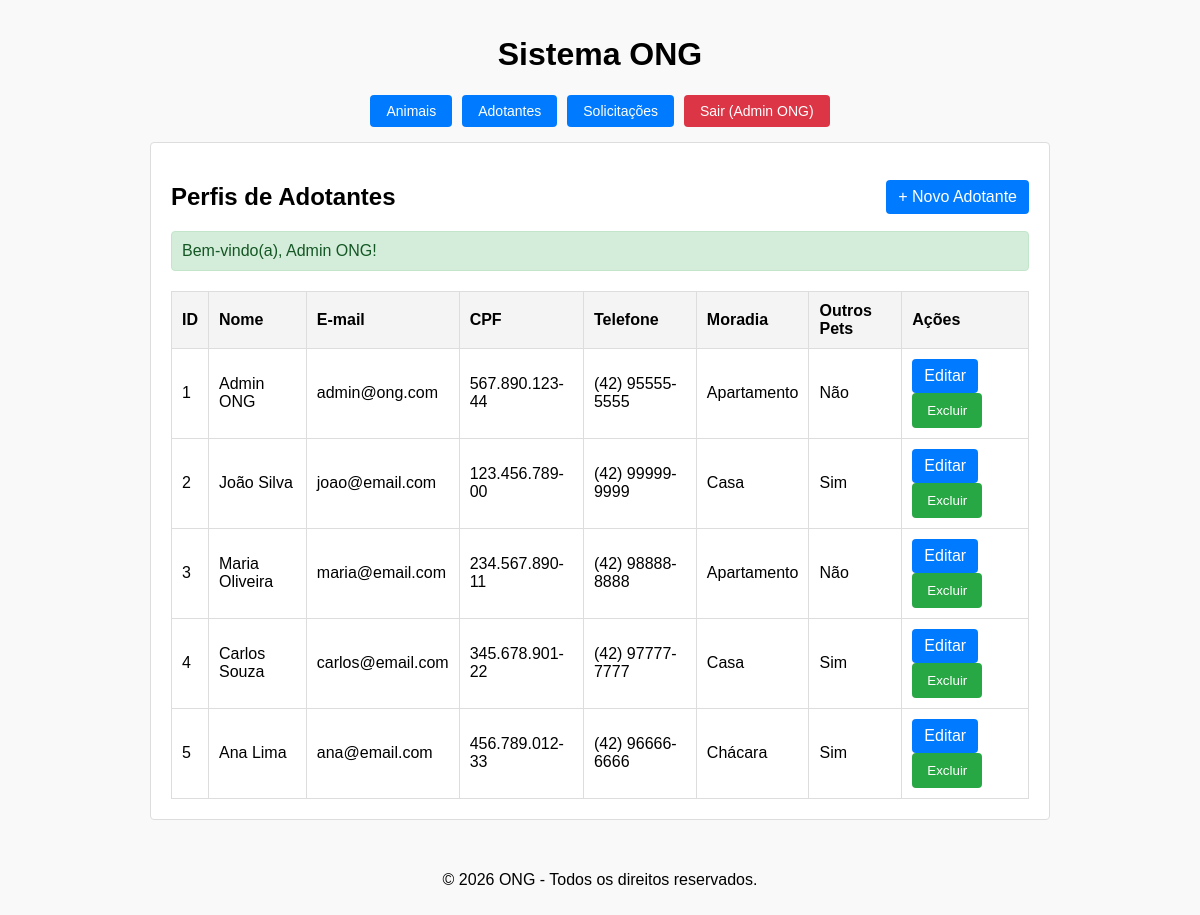
The page /adotantes (signed in) on the database its author committed.
### tables this page shows
CREATE TABLE adotantes_perfis (
    id INT AUTO_INCREMENT PRIMARY KEY,
    usuario_id INT NOT NULL,
    cpf VARCHAR(14) NOT NULL UNIQUE,
    telefone VARCHAR(20) NOT NULL,
    tipo_moradia ENUM('Casa', 'Apartamento', 'Chácara') NOT NULL,
    tem_outros_pets TINYINT(1) DEFAULT 0,
    FOREIGN KEY (usuario_id) REFERENCES usuarios(id) ON DELETE CASCADE
);

CREATE TABLE usuarios (
    id INT AUTO_INCREMENT PRIMARY KEY,
    nome VARCHAR(100) NOT NULL,
    email VARCHAR(100) NOT NULL UNIQUE,
    senha VARCHAR(255) NOT NULL,
    tipo ENUM('admin', 'adotante') NOT NULL DEFAULT 'adotante'
);

### app/Controllers/AdotanteController.php (called while the page is built, shortened)
<?php
class AdotanteController
{
    private Adotante $adotanteModel;
    public function __construct()
    {
        $this->adotanteModel = new Adotante();
    }
    public function index(): void
    {
        $adotantes = $this->adotanteModel->findAll();
        require_once __DIR__ . '/../Views/adotantes/index.php';
    }
}

### app/Models/Model.php (called while the page is built, shortened)
<?php
abstract class Model
{
    public function __construct()
    {
        $database = new Database();
        $this->db = $database->getConnection();
    }
}

### config/Database.php (called while the page is built, shortened)
<?php
class database
{
    private string $host = 'db';
    private string $database = 'ong_adocao';
    private string $user = 'root';
    private string $password = 'root';
    public function getConnection(): PDO
    {
        $dsn = "mysql:host={$this->host}; dbname={$this->database}; charset=utf8mb4";
        return new PDO($dsn, $this->user, $this->password, [
            PDO::ATTR_ERRMODE => PDO::ERRMODE_EXCEPTION,
            PDO::ATTR_DEFAULT_FETCH_MODE => PDO::FETCH_ASSOC
        ]);
    }
}

### app/Models/Adotante.php (called while the page is built, shortened)
<?php
class Adotante extends Model
{
    public function findAll(): array
    {
        $query = $this->db->query(
            "SELECT ap.*, u.nome AS usuario_nome, u.email AS usuario_email
             FROM adotantes_perfis ap
             JOIN usuarios u ON ap.usuario_id = u.id
             ORDER BY ap.id ASC"
        );
        return $query->fetchAll();
    }
}

### app/Views/adotantes/index.php (the view, shortened to what this page needs)
<?php require_once __DIR__ . '/../layouts/header.php'; ?>
<div style="display: flex; justify-content: space-between; align-items: center;">
    <h2>Perfis de Adotantes</h2>
    <a href="/adotantes/criar" class="btn">
        + Novo Adotante
    </a>
</div>
<?php require_once __DIR__ . '/../includes/feedback.php'; ?>
<table>
    <thead>
        <tr>
            <th>ID</th>
            <th>Nome</th>
            <th>E-mail</th>
            <th>CPF</th>
            <th>Telefone</th>
            <th>Moradia</th>
            <th>Outros Pets</th>
            <th>Ações</th>
        </tr>
    </thead>
    <tbody>
        <?php if (!empty($adotantes)): ?>
            <?php foreach ($adotantes as $adotante): ?>
                <tr>
                    <td><?= htmlspecialchars($adotante['id']) ?></td>
                    <td>
                        <?= htmlspecialchars($adotante['usuario_nome']) ?>
                    </td>
                    <td>
                        <?= htmlspecialchars($adotante['usuario_email']) ?>
                    </td>
                    <td>
                        <?= htmlspecialchars($adotante['cpf']) ?>
                    </td>
                    <td>
                        <?= htmlspecialchars($adotante['telefone']) ?>
                    </td>
                    <td>
                        <?= htmlspecialchars($adotante['tipo_moradia']) ?>
                    </td>
                    <td>
                        <?= !empty($adotante['tem_outros_pets']) ? 'Sim' : 'Não' ?>
                    </td>
                    <td>
                        <a
                            href="/adotantes/editar?id=<?= $adotante['id'] ?>"
                            class="btn"
                        >
                            Editar
                        </a>
                        <form
                            action="/adotantes/apagar"
                            method="POST"
                            style="display: inline;"
                            onsubmit="return confirm('Tem certeza que deseja excluir este adotante?');"
                        >
                            <button type="submit">
                                Excluir
                            </button>
                        </form>
                    </td>
                </tr>
            <?php endforeach; ?>
        <?php endif; ?>
    </tbody>
</table>
<?php require_once __DIR__ . '/../layouts/footer.php'; ?>

### public/css/style.css (style rules this page uses)
body { font-family: Arial, sans-serif; margin: 0; padding: 0; display: flex; flex-direction: column; align-items: center; min-height: 100vh; background-color: #f9f9f9; }
button { padding: 10px 15px; background-color: #28a745; color: white; border: none; border-radius: 4px; cursor: pointer; }
table { width: 100%; border-collapse: collapse; margin-top: 20px; }
th, td { border: 1px solid #ddd; padding: 10px; text-align: left; }
th { background-color: #f4f4f4; }
.btn { display: inline-block; padding: 8px 12px; background-color: #007bff; color: white; text-decoration: none; border-radius: 4px; }

### rows shown on the page
adotantes_perfis: id "1", usuario.nome "Admin ONG", usuario.email "admin@ong.com", cpf "567.890.123-44", telefone "(42) 95555-5555", tipo_moradia "Apartamento", tem_outros_pets "Não"
adotantes_perfis: id "2", usuario.nome "João Silva", usuario.email "joao@email.com", cpf "123.456.789-00", telefone "(42) 99999-9999", tipo_moradia "Casa", tem_outros_pets "Sim"
adotantes_perfis: id "3", usuario.nome "Maria Oliveira", usuario.email "maria@email.com", cpf "234.567.890-11", telefone "(42) 98888-8888", tipo_moradia "Apartamento", tem_outros_pets "Não"
adotantes_perfis: id "4", usuario.nome "Carlos Souza", usuario.email "carlos@email.com", cpf "345.678.901-22", telefone "(42) 97777-7777", tipo_moradia "Casa", tem_outros_pets "Sim"
adotantes_perfis: id "5", usuario.nome "Ana Lima", usuario.email "ana@email.com", cpf "456.789.012-33", telefone "(42) 96666-6666", tipo_moradia "Chácara", tem_outros_pets "Sim"

### other values the page prints
$_SESSION['usuario']['nome'] "Admin ONG"
$mensagem "Bem-vindo(a), Admin ONG!"
